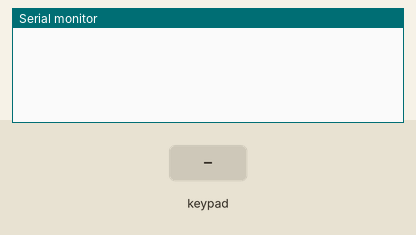
A sketch run on a simulated Arduino Uno, built with avr-gcc and run on an emulated ATmega328P. Parts: the last lines printed to the serial monitor. Inputs (shaded band) come from the test bench.

Above: at 1.2 s.
1.3 s: key 'D' pressed
At 2.1 s:
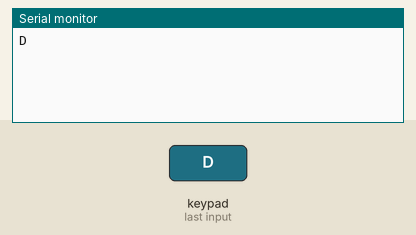
2.8 s: keypad keys 2 3 4 5 pressed 0.4 s apart
At 5.5 s:
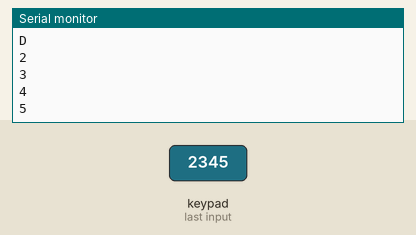
5.9 s: key '#' pressed
At 6.8 s:
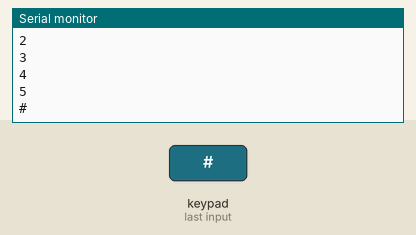
7.4 s: keypad keys 2 3 4 5 * pressed 0.4 s apart
At 10.3 s:
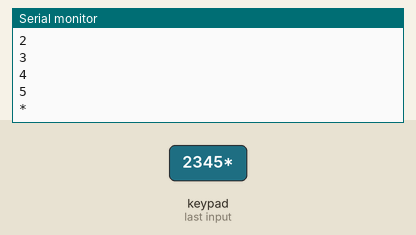
10.9 s: key 'C' pressed
At 12.0 s:
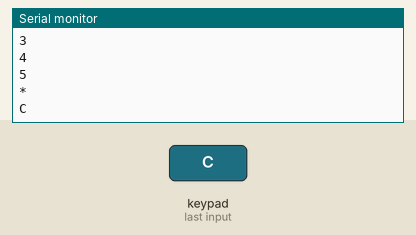
12.4 s: keypad keys 2 3 4 5 A pressed 0.4 s apart
At 15.4 s:
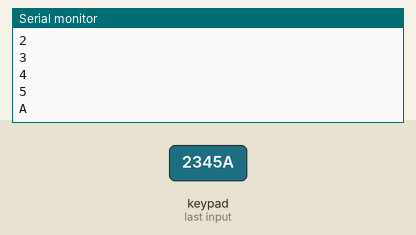
Timing chart, 0 to 16.9 s (numbered marks = the images above; inputs shaded):
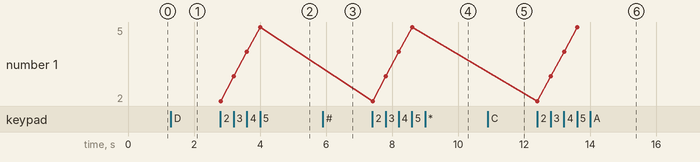

The sketch:

4X4_Matrix_keyboard.ino
```cpp
#include <Keypad.h>

const byte ROWS = 4; //four rows
const byte COLS = 4; //four columns

//define the cymbols on the buttons of the keypads
char hexaKeys[ROWS][COLS] = {
  {'D','#','7','3'},
  {'C','*','6','2'},
  {'B','9','5','1'},
  {'A','8','4','0'}
};

byte rowPins[ROWS] = {2, 3, 4, 5}; //connect to the row pinouts of the keypad
byte colPins[COLS] = {6, 7, 8, 9}; //connect to the column pinouts of the keypad

//initialize an instance of class NewKeypad
Keypad customKeypad = Keypad( makeKeymap(hexaKeys), rowPins, colPins, ROWS, COLS);

void setup(){
  Serial.begin(9600);
}

void loop(){
  char customKey = customKeypad.getKey();
  if (customKey){
        Serial.println(customKey);
  }
}
```

Measured:
- after the input at 1.3 s, the serial monitor: prints a new line at once (image 1)
- after the input at 2.8 s, the serial monitor: prints a new line at once (image 2)
- after the input at 5.9 s, the serial monitor: prints a new line at once (image 3)
- after the input at 7.4 s, the serial monitor: prints a new line at once (image 4)
- after the input at 10.9 s, the serial monitor: prints a new line at once (image 5)
- after the input at 12.4 s, the serial monitor: prints a new line at once (image 6)
